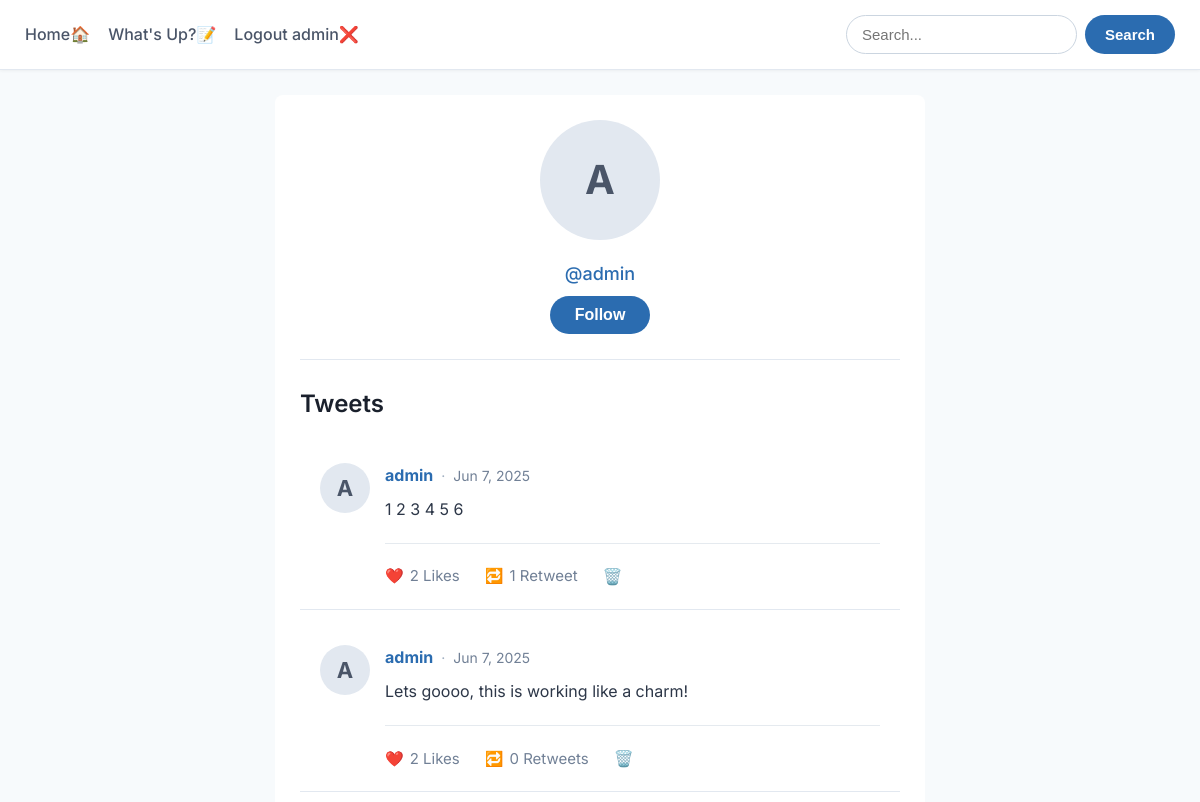
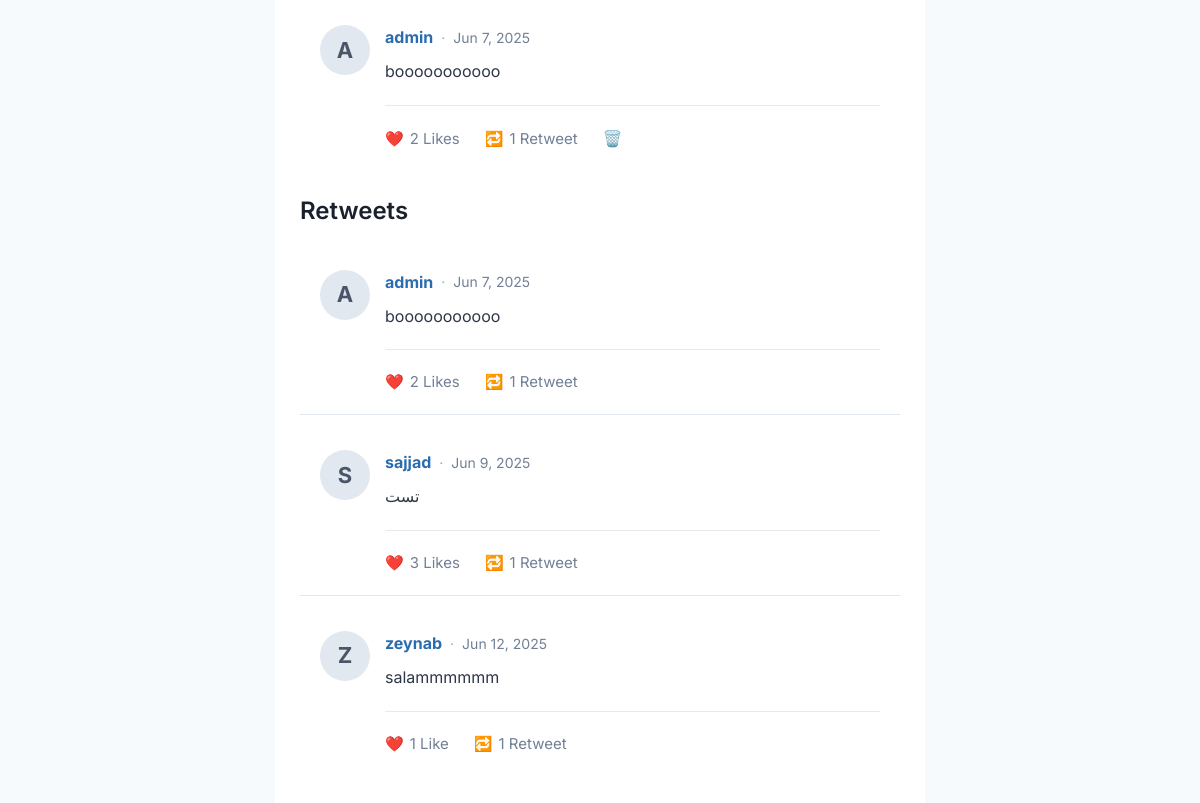
/profile/admin/ (signed in), run on an earlier commit of the app's database (2 pictures, top to bottom).
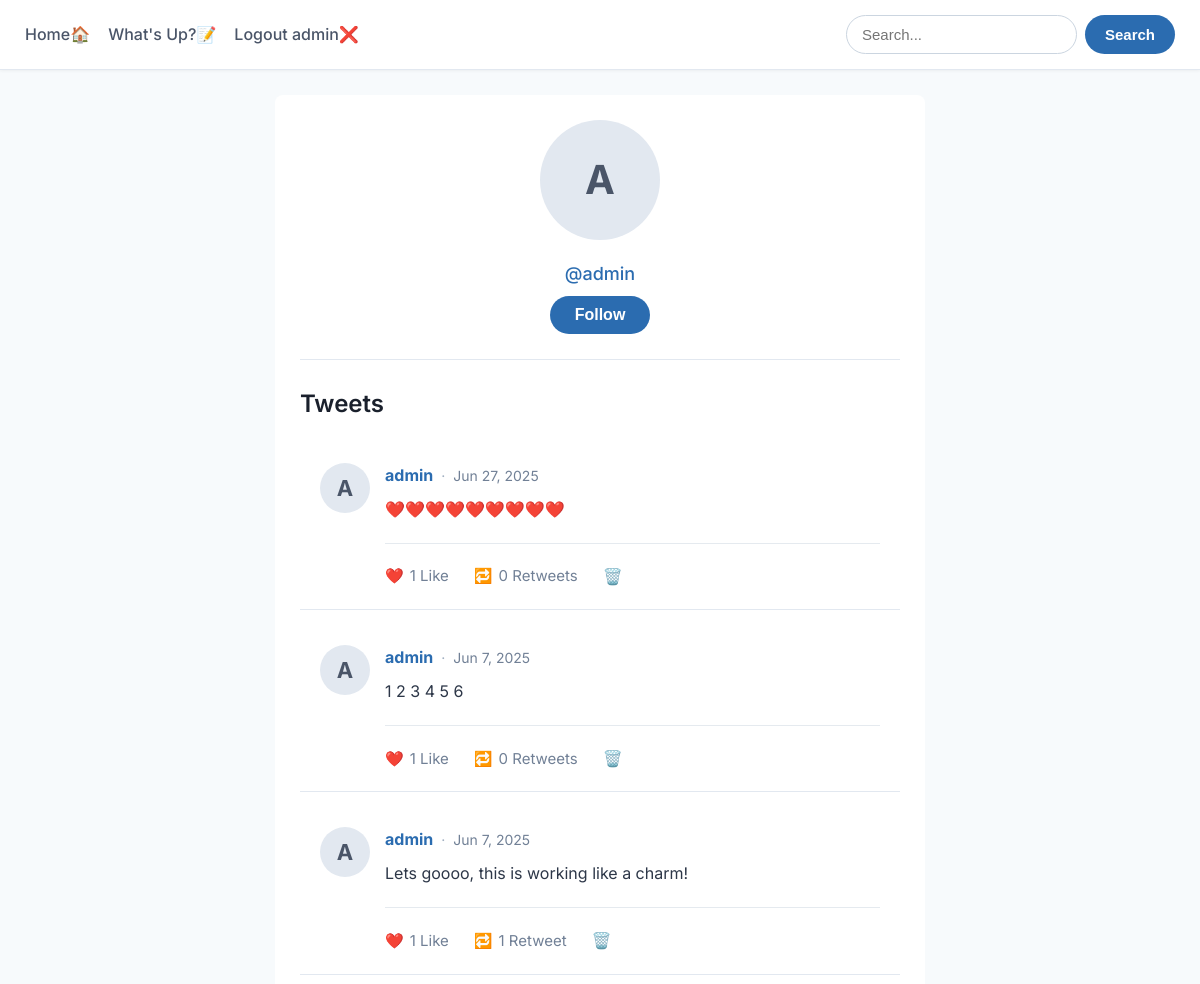
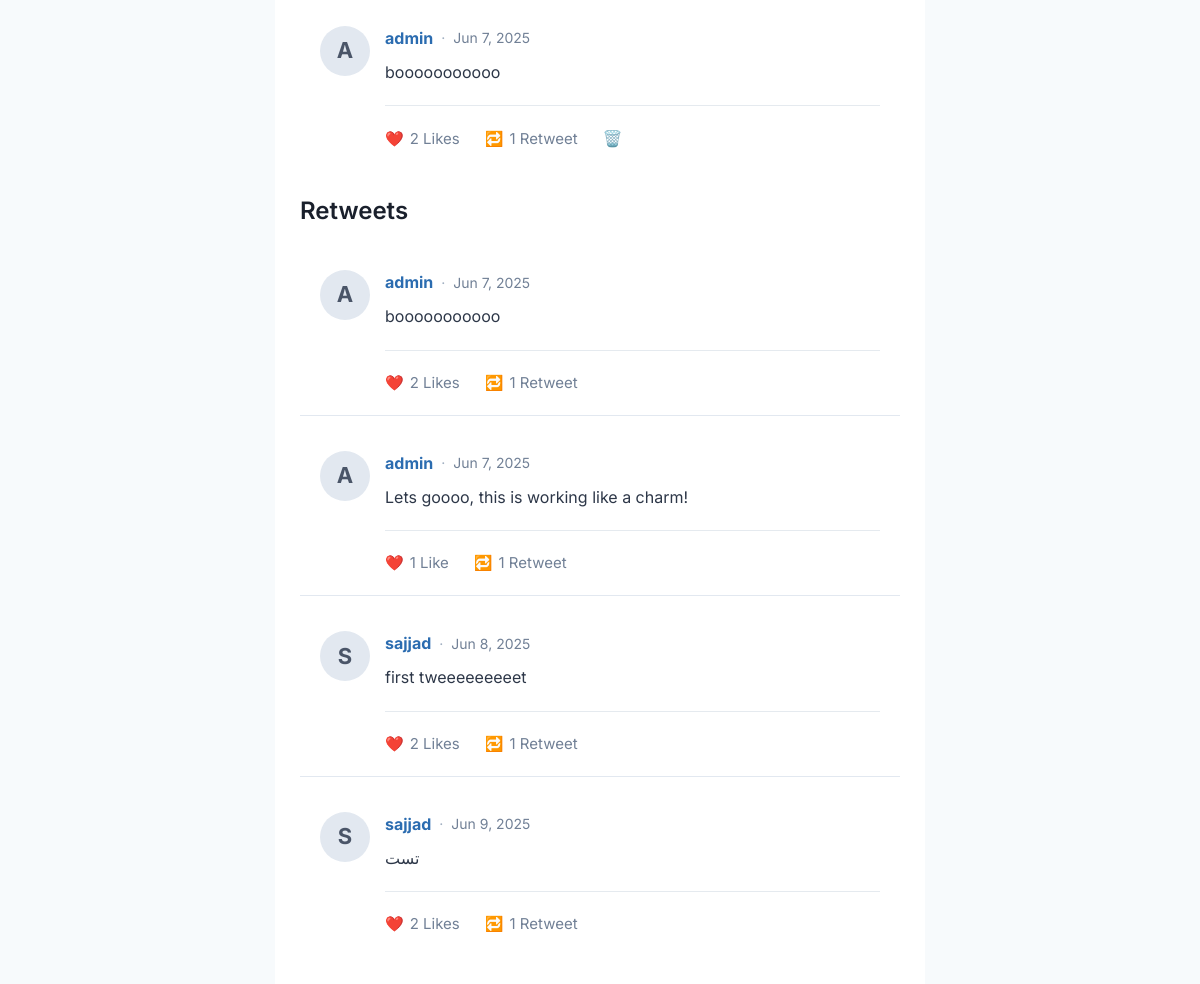
And on a later commit of the database (2 pictures, top to bottom).
### twitterApp/models.py (models this page shows, shortened)
class Post(models.Model):
    user = models.ForeignKey(settings.AUTH_USER_MODEL, on_delete=models.CASCADE, related_name='posts')
    content = models.TextField(max_length=280)
    created_at = models.DateTimeField(auto_now_add=True)
    @property
    def like_count(self):
        return self.likes.count()
    @property
    def retweet_count(self):
        return self.retweets.count()

class Profile(AbstractUser):
    bio = models.TextField(blank=True)
    website = models.URLField(max_length=200)
    profile_picture = models.ImageField(upload_to='profile_pics/', blank=True)

class Retweet(models.Model):
    user = models.ForeignKey(settings.AUTH_USER_MODEL, on_delete=models.CASCADE, related_name='retweets')
    tweet = models.ForeignKey(Post, on_delete=models.CASCADE, related_name='retweets')
    class Meta:
        unique_together = ('user','tweet')

### twitterApp/views.py (the view)
# urls.py: path('profile/<str:username>/', views.profile, name='user_profile'),
@login_required
def profile(request, username):
    user_profile = get_object_or_404(User, username=username)
    user_tweets = Post.objects.filter(user=user_profile).order_by('-created_at')
    user_retweets = Retweet.objects.filter(user=user_profile).select_related('tweet')
    is_following = Follow.objects.filter(follower=request.user, followed=user_profile).exists()
    context = {
        'user_profile': user_profile,
        'user_tweets': user_tweets,
        'user_retweets': user_retweets,
        'is_following': is_following
    }
    return render(request, 'profile.html', context)

### templates/profile.html (shortened to what the changed rows need)
{% extends 'base.html' %}
{% block main %}
<div class="profile-container">
    <div>
        <h2>Tweets</h2>
        {% for tweet in user_tweets %}
            <div class="tweet-card">
                <div class="tweet-avatar-wrapper" style="margin-right: 15px;">
                    {% if tweet.user.profile_picture %}
                        <img src="{{ tweet.user.profile_picture.url }}" alt="{{ tweet.user.username }}'s profile picture"
                             class="tweet-avatar">
                    {% else %}
                        <div class="tweet-avatar-fallback">
                            {{ tweet.user.username.0|upper }}
                        </div>
                    {% endif %}
                </div>
                <div class="tweet-content-area">
                    <p class="tweet-header">
                        <strong class="tweet-username-link"><a href="{% url 'user_profile' username=tweet.user.username %}">{{ tweet.user.username }}</a></strong>
                        <span class="tweet-meta-separator">·</span>
                        <small class="tweet-timestamp">{{ tweet.created_at|date:"M j, Y" }}</small>
                    </p>
                    <p class="tweet-text">{{ tweet.content }}</p>
                    <hr style="border: none; border-top: 1px solid #cbd5e0; margin: 20px 0; opacity: 0.5">
                    <div class="tweet-actions">
                        <a href="{% url 'like' tweet.id %}" class="tweet-action-link">❤️ <span>{{ tweet.like_count }} Like{% if tweet.like_count != 1 %}s{% endif %}</span></a>
                        <a href="{% url 'retweet' tweet.id %}" class="tweet-action-link">🔁 <span>{{ tweet.retweet_count }} Retweet{% if tweet.retweet_count != 1 %}s{% endif %}</span></a>
                        <a href="{% url "delete" tweet.id %}">🗑️</a>
                    </div>
                </div>
            </div>
        {% empty %}
            <p class="empty-message">No tweets from {{ user_profile.username }} yet.</p>
        {% endfor %}
    </div>
<div>
    <h2>Retweets</h2>
    {% for retweet in user_retweets %}
        <div class="tweet-card">
            <div class="tweet-avatar-wrapper" style="margin-right: 15px;">
                {% if retweet.tweet.user.profile_picture %}
                    <img src="{{ retweet.tweet.user.profile_picture.url }}" alt="{{ retweet.tweet.user.username }}'s profile picture"
                         class="tweet-avatar">
                {% else %}
                    <div class="tweet-avatar-fallback">
                        {{ retweet.tweet.user.username.0|upper }}
                    </div>
                {% endif %}
            </div>
            <div class="tweet-content-area">
                <p class="tweet-header">
                    <strong class="tweet-username-link"><a href="{% url 'user_profile' username=retweet.tweet.user.username %}">{{ retweet.tweet.user.username }}</a></strong>
                    <span class="tweet-meta-separator">·</span>
                    <small class="tweet-timestamp">{{ retweet.tweet.created_at|date:"M j, Y" }}</small>
                </p>
                <p class="tweet-text">{{ retweet.tweet.content }}</p>
                <hr style="border: none; border-top: 1px solid #cbd5e0; margin: 20px 0; opacity: 0.5">
                <div class="tweet-actions">
                    <a href="{% url 'like' retweet.tweet.id %}" class="tweet-action-link">❤️ <span>{{ retweet.tweet.like_count }} Like{% if retweet.tweet.like_count != 1 %}s{% endif %}</span></a>
                    <a href="{% url 'retweet' retweet.tweet.id %}" class="tweet-action-link">🔁 <span>{{ retweet.tweet.retweet_count }} Retweet{% if retweet.tweet.retweet_count != 1 %}s{% endif %}</span></a>
                </div>
            </div>
        </div>
    {% empty %}
        <p class="empty-message">No retweets from {{ user_profile.username }} yet.</p>
    {% endfor %}
</div>
{% endblock %}

What changed in the data, as far as the page shows it:
removed Retweet: tweet.user.username.0 "Z", tweet.user.username "zeynab", tweet.created_at "Jun 12, 2025", tweet.content "salammmmmm", tweet.like_count "1", tweet.retweet_count "1"
added Post: user.username.0 "A", user.username "admin", created_at "Jun 27, 2025", content "❤️❤️❤️❤️❤️❤️❤️❤️❤️", like_count "1", retweet_count "0"
computed for Post (number 2 of 4 on the later page): like_count "2" → "1"; retweet_count "1" → "0"
shown differently, row unchanged: Post "Lets goooo, this is working like a charm!": like_count "2" → "1"; retweet_count "0" → "1"; no longer shows "s s"
added Retweet: tweet.user.username.0 "A", tweet.user.username "admin", tweet.created_at "Jun 7, 2025", tweet.content "Lets goooo, this is working like a charm!", tweet.like_count "1", tweet.retweet_count "1"
added Retweet: tweet.user.username.0 "S", tweet.user.username "sajjad", tweet.created_at "Jun 8, 2025", tweet.content "first tweeeeeeeeet", tweet.like_count "2", tweet.retweet_count "1"
computed for Retweet "تست": tweet.like_count "3" → "2"
